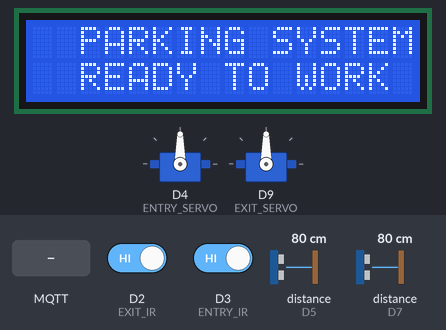
Simulated run of this sketch. Board: Arduino Uno R4 WiFi. Parts: 16×2 character LCD, 2 × servo. Wiring (inferred from the names in the program): 2 × ultrasonic range finder: trigger D6, echo D5 / trigger D8, echo D7. Inputs (shaded band) come from the test bench; at power-on: distance to the obstacle (sensors on D5, D7) 80 cm, D2 (EXIT_IR) HIGH, D3 (ENTRY_IR) HIGH. The echo pulse lasts 58.3 µs per cm; WiFi joins after 1.5 s; servers stay silent unless stated; no MQTT or app messages arrive unless stated; what the sketch prints to the serial monitor is not drawn.

Above: at 2.8 s.
2.9 s: MQTT message "open_" arrives on the first subscribed topic
At 4.1 s:
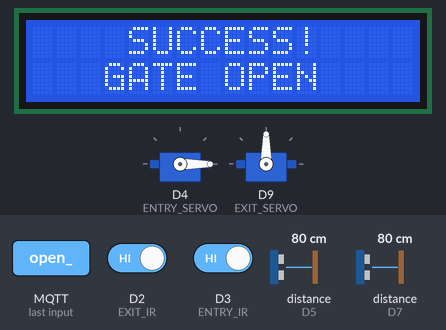
4.4 s: distance to the obstacle (sensor on D5) set to 17 cm
5.9 s: distance to the obstacle (sensor on D5) set to 13 cm
At 6.4 s:
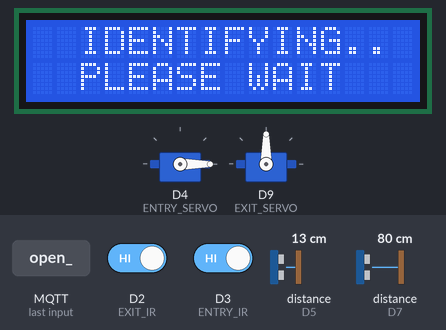
7.4 s: MQTT message "request_payment" arrives on the first subscribed topic
At 8.7 s:
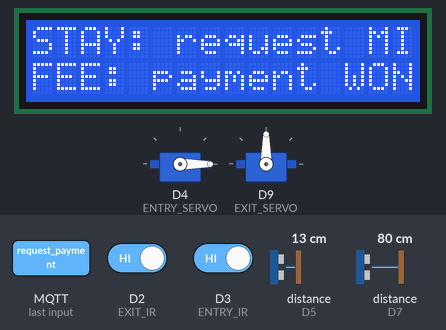
11.9 s: MQTT message "reload" arrives on the second subscribed topic
At 13.4 s:
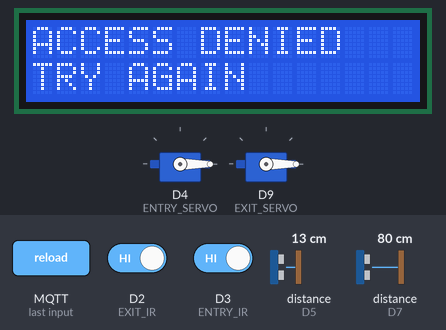
13.9 s: distance to the obstacle (sensor on D7) set to 18 cm
15.4 s: distance to the obstacle (sensor on D7) set to 14 cm
At 15.8 s:
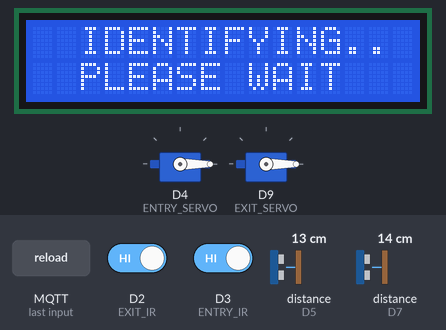
Timing chart, 0 to 17.9 s (numbered marks = the images above; inputs shaded):
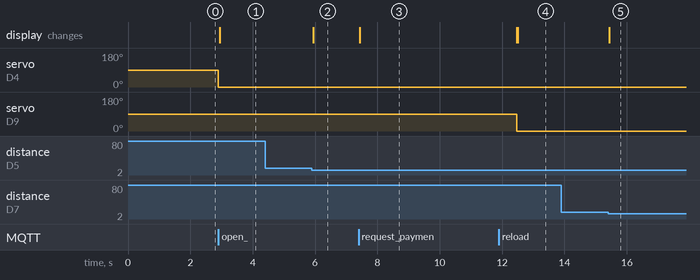

The sketch:

entryexitGate.ino
```cpp
#include <WiFiS3.h>
#include <Servo.h>
#include <PubSubClient.h>
#include <Wire.h>
#include <LiquidCrystal_I2C.h>

/* =================== 설정 =================== */
const char* ssid = "WIFI_ID(2.4GHz)";
const char* password = "WIFI_PASSWORD";
const char* mqtt_server = "BROKER_URL";
const int mqtt_port = 1884;

// 구독 토픽
const char* SUB_TOPIC_ENTRY = "jjld/cargate/entry/gate_command";
const char* SUB_TOPIC_EXIT  = "jjld/cargate/exit/gate_command";

// 발행 토픽
const char* PUB_TOPIC_ENTRY = "jjld/cargate/entry/gate_sub";
const char* PUB_TOPIC_EXIT  = "jjld/cargate/exit/gate_sub";

/* =================== 객체 및 핀 할당 =================== */
WiFiClient wifiClient;
PubSubClient client(wifiClient);
LiquidCrystal_I2C lcd(0x27, 16, 2);

// [입차용 하드웨어 핀]
Servo entryServo;
#define ENTRY_TRIG  6
#define ENTRY_ECHO  5
#define ENTRY_SERVO 4
#define ENTRY_IR    3

// [출차용 하드웨어 핀]
Servo exitServo;
#define EXIT_TRIG   8
#define EXIT_ECHO   7
#define EXIT_SERVO  9
#define EXIT_IR     2

/* =================== 상태변수 =================== */
// 입차 상태 변수
bool entryGateDetected = false;
bool entryGateOpened   = false;
bool entryCarDetected  = false;
bool entryWaitingCommand = false;

// 출차 상태 변수
bool exitGateDetected  = false;
bool exitGateOpened   = false;
bool exitCarDetected   = false;
bool exitWaitingCommand = false;

/* ===================== LCD 유틸 ===================== */
void updateLCD(String line1, String line2) {
  lcd.clear();
  lcd.setCursor(0, 0); lcd.print(line1);
  lcd.setCursor(0, 1); lcd.print(line2);
}

void resetLCD() {
  updateLCD("  PARKING SYSTEM ", "  READY TO WORK  ");
}

/* ===================== 거리 측정 함수 ===================== */
double getDistance(int trig, int echo) {
  digitalWrite(trig, LOW);
  delayMicroseconds(2);
  digitalWrite(trig, HIGH);
  delayMicroseconds(10);
  digitalWrite(trig, LOW);

  long duration = pulseIn(echo, HIGH, 30000);
  if (duration == 0) return 999.0;

  return duration * 0.034 / 2;
}

/* ===================== 센서 체크 로직 ===================== */
void checkSensors() {
  // --- 입차 초음파 센서 체크 ---
  if (!entryWaitingCommand) {
    double distEntry = getDistance(ENTRY_TRIG, ENTRY_ECHO);
    if (distEntry < 15.0 && !entryGateDetected) {
      entryGateDetected = true;
      entryWaitingCommand = true;

      Serial.println("[입차] 물체 탐지 -> 서버에 확인 요청");
      updateLCD("  IDENTIFYING.. ", "  PLEASE WAIT   ");

      client.publish(PUB_TOPIC_ENTRY, "detect");
    }
    if (distEntry >= 20.0) {
      entryGateDetected = false;
    }
  }

  // --- 출차 초음파 센서 체크 ---
  if (!exitWaitingCommand) {
    double distExit = getDistance(EXIT_TRIG, EXIT_ECHO);
    if (distExit < 15.0 && !exitGateDetected) {
      exitGateDetected = true;
      exitWaitingCommand = true;

      Serial.println("[출차] 물체 탐지 -> 서버에 확인 요청");
      updateLCD("  IDENTIFYING.. ", "  PLEASE WAIT   ");

      client.publish(PUB_TOPIC_EXIT, "detect");
    }
    if (distExit >= 20.0) {
      exitGateDetected = false;
    }
  }

  // --- 입차 IR 센서 체크 (통과 감지) ---
  if (entryGateOpened) {
    int irValEntry = digitalRead(ENTRY_IR);
    if (irValEntry == LOW && !entryCarDetected) {
      entryCarDetected = true;
      Serial.println("[입차] 차량 통과 시작...");
    }
    if (irValEntry == HIGH && entryCarDetected) {
      Serial.println("[입차] 통과 완료 -> 게이트 닫힘");
      delay(1000);
      entryServo.write(90);

      entryGateOpened = false;
      entryCarDetected = false;
      entryWaitingCommand = false;
      resetLCD();
    }
  }

  // --- 출차 IR 센서 체크 (통과 감지) ---
  if (exitGateOpened) {
    int irValExit = digitalRead(EXIT_IR);
    if (irValExit == LOW && !exitCarDetected) {
      exitCarDetected = true;
      Serial.println("[출차] 차량 통과 시작...");
    }
    if (irValExit == HIGH && exitCarDetected) {
      Serial.println("[출차] 통과 완료 -> 게이트 닫힘");
      delay(1000);
      exitServo.write(90);

      exitGateOpened = false;
      exitCarDetected = false;
      exitWaitingCommand = false;
      resetLCD();
    }
  }
}

/* ===================== MQTT 콜백 ===================== */
void callback(char* topic, byte* payload, unsigned int length) {
  char messageArr[length + 1];
  memcpy(messageArr, payload, length);
  messageArr[length] = '\0';
  String msg = String(messageArr);
  String currentTopic = String(topic);

  Serial.print("MQTT 수신 [");
  Serial.print(currentTopic);
  Serial.print("]: ");
  Serial.println(msg);

  // 1. 인식 실패 및 중복 처리
  if (msg == "reload") {
    Serial.println("인식 실패 - 재시도 대기");
    updateLCD("ACCESS DENIED", "TRY AGAIN");
    if (currentTopic.indexOf("entry") != -1) {
      entryWaitingCommand = false;
      entryGateDetected = false;
    } else {
      exitWaitingCommand = false;
      exitGateDetected = false;
    }
    return;
  }

  if (msg == "duplicate") {
    Serial.println("중복 입차 오류 발생");
    updateLCD("CAR DUPLICATE", "ALREADY IN");
    entryWaitingCommand = false;
    entryGateDetected = false;
    return;
  }

  // 2. 출차 정산 프로세스 (request_payment)
  if (msg.startsWith("request_payment")) {
    int idx1 = msg.indexOf('_');
    int idx2 = msg.indexOf('_', idx1 + 1);
    int idx3 = msg.indexOf('_', idx2 + 1);
    int idx4 = msg.indexOf('_', idx3 + 1);
    int idx5 = msg.indexOf('_', idx4 + 1);

    String plateNum = msg.substring(idx2 + 1, idx3);
    String stayTime = msg.substring(idx4 + 1, idx5);
    String feeAndDate = msg.substring(idx5 + 1);

    int lastIdx = feeAndDate.indexOf('_');
    String feeAmount = feeAndDate.substring(0, lastIdx);
    String serverTime = feeAndDate.substring(lastIdx + 1);

    Serial.println("[정산 대기] 차량: " + plateNum + ", 시간: " + stayTime + "분, 요금: " + feeAmount);
    updateLCD("STAY: " + stayTime + " MIN", "FEE: " + feeAmount + " WON");

    delay(5000); // 5초 자동 정산 시뮬레이션

    Serial.println("[정산 완료] 결제 데이터 서버 전송");
    updateLCD("PAYMENT SUCCESS", "SAFE DRIVE!");

    String pubMsg = plateNum + "_" + serverTime + "_" + feeAmount;
    client.publish("jjld/cargate/payment", pubMsg.c_str());

    exitServo.write(0);
    exitGateOpened = true;
  }

  // 3. 일반적인 오픈 명령 처리 (open_)
  else if (msg.startsWith("open_")) {
    if (currentTopic.indexOf("entry") != -1) {
      Serial.println("입차 게이트 오픈 실행");
      entryServo.write(0);
      entryGateOpened = true;
      entryWaitingCommand = false;

      int first = msg.indexOf('_');
      int second = msg.indexOf('_', first + 1);
      if (second != -1) {
        String vehicleType = msg.substring(second + 1);
        updateLCD("    SUCCESS!    ", vehicleType);
      } else {
        updateLCD("    SUCCESS!    ", "   GATE OPEN    ");
      }
    } else {
      Serial.println("출차 게이트 오픈 실행");
      exitServo.write(0);
      exitGateOpened = true;
      exitWaitingCommand = false;
      updateLCD("    SUCCESS!    ", "   GATE OPEN    ");
    }
  }
}

/* ===================== 네트워크 설정 ===================== */
void setup_wifi() {
  Serial.print("WiFi 연결 중: ");
  Serial.println(ssid);
  WiFi.begin(ssid, password);

  while (WiFi.status() != WL_CONNECTED) {
    delay(500);
    Serial.print(".");
  }
  Serial.println("\nWiFi 연결 성공");
}

void reconnect() {
  while (!client.connected()) {
    Serial.print("MQTT 연결 시도...");
    if (client.connect("GATE-TOTAL-NODE")) {
      Serial.println("연결 성공");
      client.subscribe(SUB_TOPIC_ENTRY);
      client.subscribe(SUB_TOPIC_EXIT);
    } else {
      Serial.print("실패, rc=");
      Serial.print(client.state());
      Serial.println(" 2초 후 재시도");
      delay(2000);
    }
  }
}

/* ===================== 초기 설정 및 루프 ===================== */
void setup() {
  Serial.begin(9600);

  lcd.init();
  lcd.backlight();
  resetLCD();

  // 입차 핀 모드 설정
  pinMode(ENTRY_TRIG, OUTPUT);
  pinMode(ENTRY_ECHO, INPUT);
  pinMode(ENTRY_IR, INPUT_PULLUP);
  entryServo.attach(ENTRY_SERVO);
  entryServo.write(90);

  // 출차 핀 모드 설정
  pinMode(EXIT_TRIG, OUTPUT);
  pinMode(EXIT_ECHO, INPUT);
  pinMode(EXIT_IR, INPUT_PULLUP);
  exitServo.attach(EXIT_SERVO);
  exitServo.write(90);

  setup_wifi();
  client.setServer(mqtt_server, mqtt_port);
  client.setCallback(callback);
}

void loop() {
  if (!client.connected()) reconnect();
  client.loop();

  checkSensors();
}
```

Measured:
- the behaviour switches between 16 and 15 cm on distance to the obstacle (sensor on D5) (found by bisection; images 1 and 2)
- the behaviour switches between 16 and 15 cm on distance to the obstacle (sensor on D7) (found by bisection; images 4 and 5)
- after the input at 2.9 s, servo on D4 (ENTRY_SERVO): 90° → 0° at once; the display: changes after 0.05 s (image 1)
- after the input at 4.4 s, every drawn part: stays the same
- after the input at 5.9 s, the display: changes at once (image 2)
- after the input at 7.4 s, the display: changes at once (image 3)
- after the input at 11.9 s, the display: first differs from a run without the input after 0.60 s (image 4)
- after the input at 13.9 s, every drawn part: stays the same
- after the input at 15.4 s, the display: changes at once (image 5)
